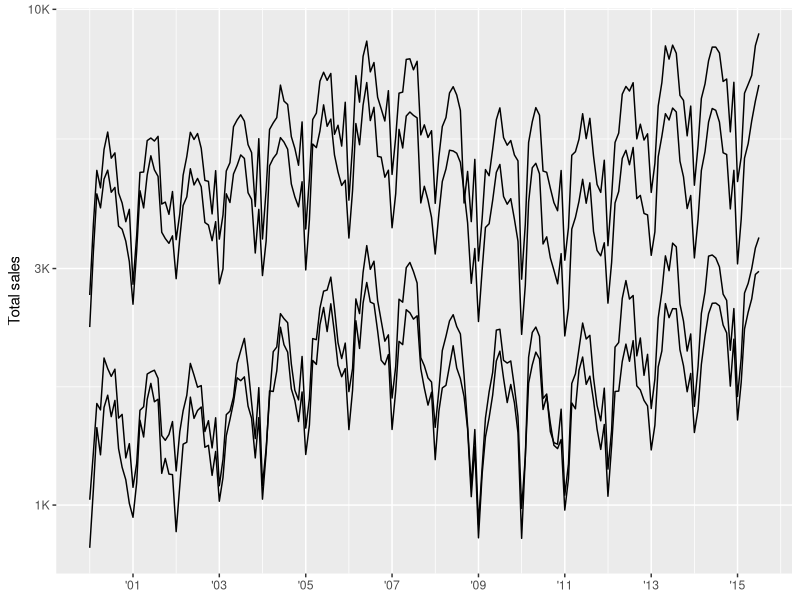
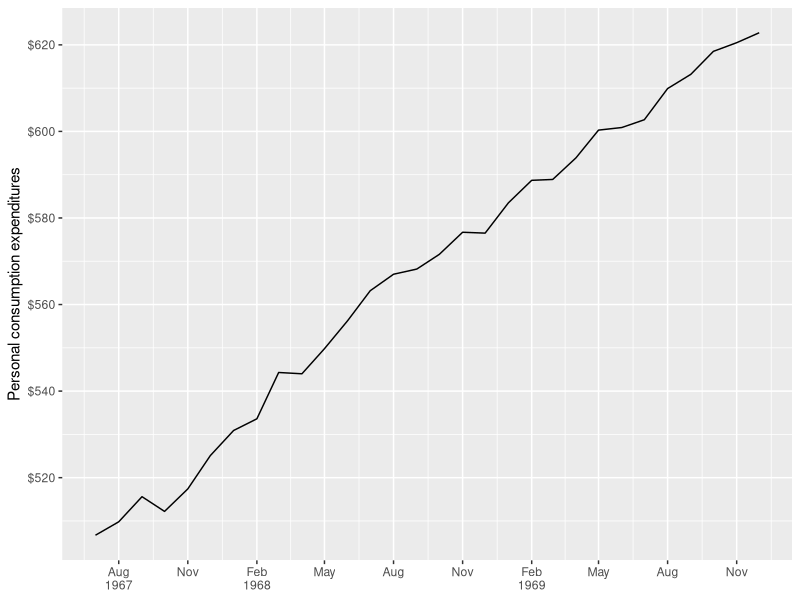
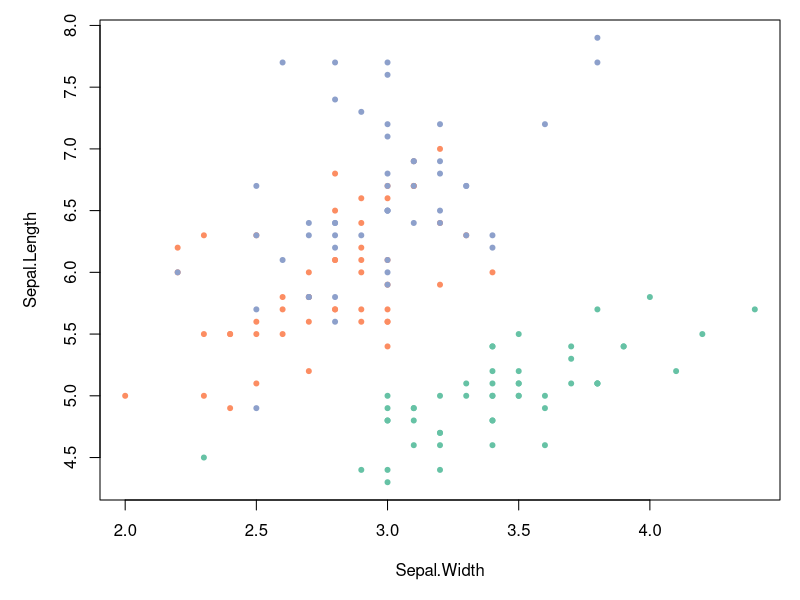
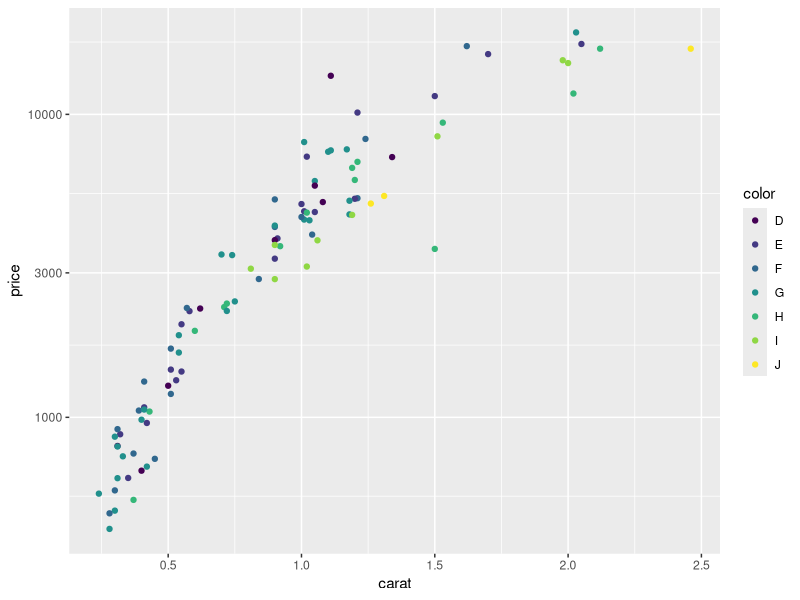

Write the R code that produced these figures, in order.
## ---- chunk 1
knitr::opts_chunk$set(
  collapse = TRUE,
  comment = "#>",
  fig.path = "man/figures/README-",
  fig.width = 5,
  fig.height = 3
)
## ---- chunk 2
library(ggplot2)
library(dplyr, warn.conflicts = FALSE)
library(lubridate, warn.conflicts = FALSE)

txhousing %>% 
  mutate(date = make_date(year, month, 1)) %>% 
  group_by(city) %>% 
  filter(min(sales) > 5e2) %>% 
  ggplot(aes(date, sales, group = city)) + 
  geom_line(na.rm = TRUE) + 
  scale_x_date(
    NULL,
    breaks = scales::breaks_width("2 years"), 
    labels = scales::label_date("'%y")
  ) + 
  scale_y_log10(
    "Total sales",
    labels = scales::label_number(scale_cut = scales::cut_short_scale())
  )

economics %>% 
  filter(date < ymd("1970-01-01")) %>% 
  ggplot(aes(date, pce)) + 
  geom_line() + 
  scale_x_date(NULL,
    breaks = scales::breaks_width("3 months"), 
    labels = scales::label_date_short()
  ) + 
  scale_y_continuous("Personal consumption expenditures",
    breaks = scales::breaks_extended(8),
    labels = scales::label_dollar()  
  )
## ---- chunk 3
library(scales)
# pull a list of colours from any palette
pal_viridis()(4)

# use in combination with baseR `palette()` to set new defaults
palette(pal_brewer(palette = "Set2")(4))
par(mar = c(5, 5, 1, 1))
plot(Sepal.Length ~ Sepal.Width, data = iris, col = Species, pch = 20)
## ---- chunk 4
# use trans_new to build a new transformation
logp3_trans <- trans_new(
  name = "logp",
  transform = function(x) log(x + 3),
  inverse = function(x) exp(x) - 3,
  breaks = log_breaks()
)

dsamp <- sample_n(diamonds, 100)
ggplot(dsamp, aes(carat, price, colour = color)) +
  geom_point() + 
  scale_y_continuous(trans = logp3_trans)
